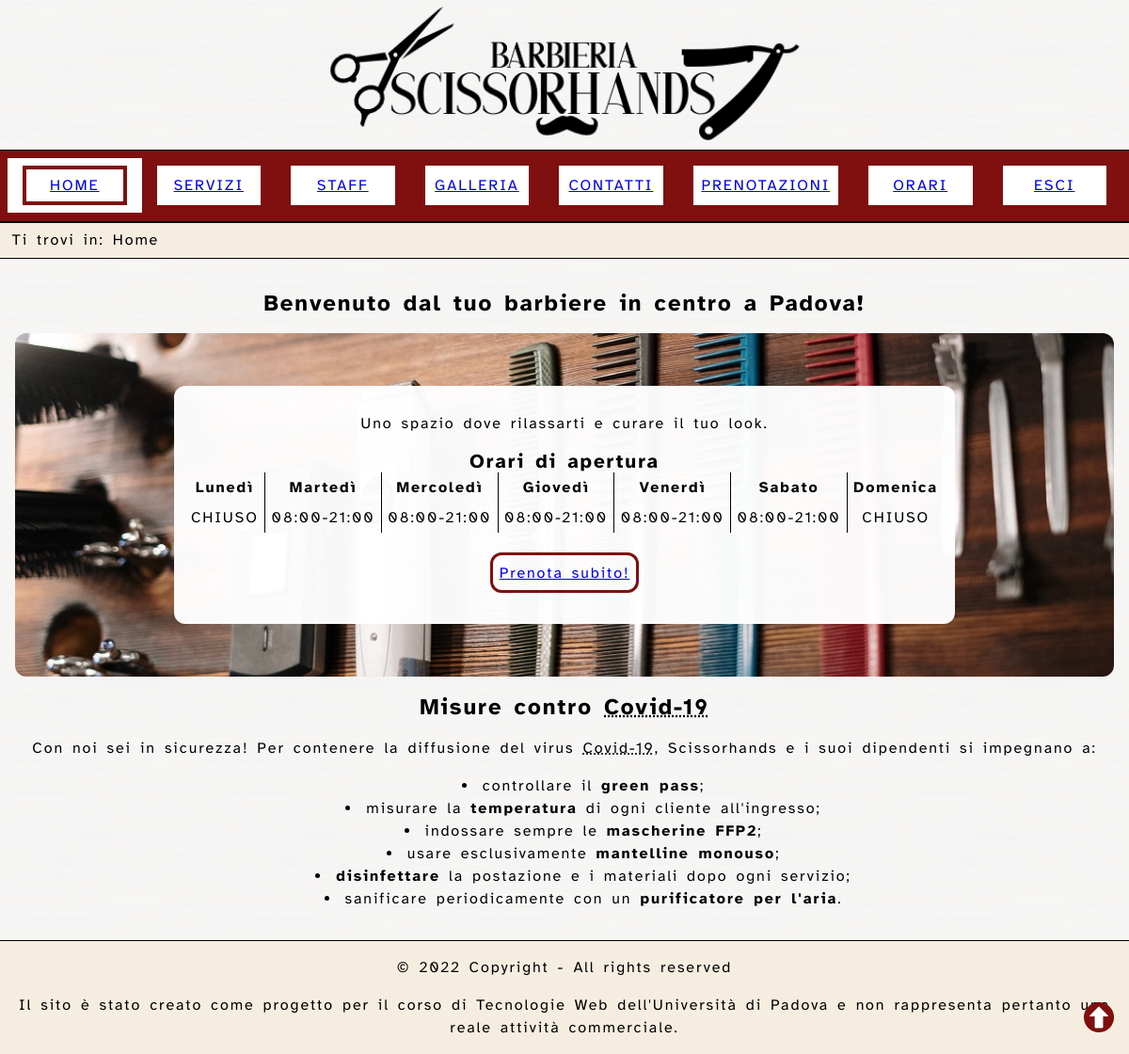
The page /controllers/index.php (signed in) on the database its author committed.
### tables this page shows
CREATE TABLE IF NOT EXISTS `company` (
  `_id` INT UNSIGNED NOT NULL AUTO_INCREMENT,
  `name` varchar(100) NOT NULL,
  `open_at` INT UNSIGNED NOT NULL,
  `close_at` INT UNSIGNED NOT NULL,
  `days` set(
      'MON',
      'TUE',
      'WED',
      'THU',
      'FRI',
      'SAT',
      'SUN'
    ) NOT NULL,
  `book_before` INT UNSIGNED NOT NULL,
  `book_after` INT UNSIGNED NOT NULL,
  `owner` INT UNSIGNED NOT NULL,
  PRIMARY KEY (`_id`),
    KEY `FK__owner_azienda` (`owner`) USING BTREE,
  CONSTRAINT `FK__owner_azienda` FOREIGN KEY (`owner`) REFERENCES `owner` (`_id`) ON UPDATE CASCADE
);

### models/helper.php (called while the page is built, shortened)
<?php
class DBHelper {
    private $conn;
    public function __construct() {
        $this->conn = new mysqli(static::HOST_DB, static::USERNAME, static::PASSWORD, static::DATABASE_NAME);
    }
    public function prepare($query): mysqli_stmt {
        $ret = $this->conn->prepare($query);
        return $ret;
    }
}

### models/company.php (called while the page is built, shortened)
<?php
require_once __DIR__."/helper.php";
class Company extends DBHelper {
    public function get() {
        $stmt = $this->prepare("SELECT * FROM company WHERE _id = 1 LIMIT 1");
        $stmt->execute();
        $res = $stmt->get_result();
        return $res->fetch_assoc();
    }
}

### services/public/company.php (called while the page is built, shortened)
<?php
require_once __DIR__ . '/../../models/company.php';
class PublicCompanyService {
    public static function get() {
        return (new Company())->get();
    }
}

### controllers/components/orari_apertura.php (called while the page is built)
<?php
require_once '../services/public/company.php';
require_once '../services/helpers.php';
function orariApertura(){
    $out = file_get_contents(__DIR__.'/../../views/components/orari_apertura.html');
    $company = PublicCompanyService::get();
    $orarioApertura = date('H:i', $company["open_at"]);
    $orarioChiusura = date('H:i', $company["close_at"]);
    $days = parseDaysSet($company["days"]);
    foreach($days as $day => $isopen)  {
        if($isopen)
            $out = str_replace("%DAY_$day%", "$orarioApertura-$orarioChiusura", $out);
        else
            $out = str_replace("%DAY_$day%", "CHIUSO", $out);
    }
    return $out;
}

### services/helpers.php (called while the page is built, shortened)
<?php
function parseDaysSet(string $days) {
    $arr = explode(',', $days);
    return [
        in_array('MON', $arr),
        in_array('TUE', $arr),
        in_array('WED', $arr),
        in_array('THU', $arr),
        in_array('FRI', $arr),
        in_array('SAT', $arr),
        in_array('SUN', $arr),
    ];
}

### controllers/components/header.php (called while the page is built, shortened)
<?php
require_once __DIR__.'/menu.php';
require_once __DIR__.'/breadcrumb.php';
function _header(array $paths = [], $dont_print_breadcrumb = false) {
    $template = file_get_contents(__DIR__.'/../../views/components/header.html');
    $out = $template;
	if(isset($_SESSION["type"]))
    	$menu = _menu($_SESSION["type"]);
	else
		$menu = _menu();
    $out = str_replace('%NAVMENU%', $menu, $out);
    if ($dont_print_breadcrumb) $breadcrumb = "";
    else $breadcrumb = _breadcrumb($paths);
    $out = str_replace('%NAVBREADCRUMB%', $breadcrumb, $out);
    return $out;
}

### controllers/components/meta_index.php (called while the page is built)
<?php
function _meta_index(bool $index){
    if($index)
        return $out = "<meta name='keywords' content='%KEYWORDS%' /> \n    <meta name='description' content='%DESCRIPTION%' />";
    else
        return $out = '<meta name="robots" content="noindex"/>';
}

### controllers/components/page.php (called while the page is built)
<?php
require_once __DIR__.'/footer.php';
function page($title) {
    $template = file_get_contents(__DIR__.'/../../views/components/page.html');
    $out = $template;
    $out = str_replace('%TITLE%', $title, $out);
    $footer = _footer();
    $out = str_replace('%FOOTER%', $footer, $out);
    return $out;
}

### controllers/components/footer.php (called while the page is built)
<?php
function _footer() {
    $template = file_get_contents(__DIR__.'/../../views/components/footer.html');
    $out = $template;
    return $out;
}

### controllers/index.php (the view)
<?php
require_once 'components/page.php';
require_once 'components/header.php';
require_once 'components/orari_apertura.php';
require_once 'components/meta_index.php';
$pagina = page('Home - Scissorhands');
$meta_index = _meta_index(true);
$pagina = str_replace('%META_INDEX%', $meta_index, $pagina);
$header = _header();
$main = file_get_contents('../views/index.html');
$orariApertura = orariApertura();
$main = str_replace('%ORARIAPERTURA%' , $orariApertura, $main);
$pagina = str_replace('%DESCRIPTION%', "Barbieria in centro a Padova e servizi di taglio per curare il proprio aspetto e rilassarsi." ,$pagina);
$pagina = str_replace('%KEYWORDS%', "scissorhands, Padova, centro, barbiere, barbieria, parrucchiere, barba, capelli, orari, prenota",$pagina);
$pagina = str_replace('%HEADER%', $header, $pagina);
$pagina = str_replace('%MAIN%', $main, $pagina);
echo $pagina;
?>

### controllers/index.css (style rules this page uses)
body { margin: 0; letter-spacing: 0.12em; line-height: 1.5em; word-spacing: 0.16em; position: relative; font-family: AtkinsonHyperlegible, Helvetica, Arial, sans-serif; background: url('static/img/pattern2.jpg') repeat; background-size: 15em; }
p { line-height: 1.5em; }
header#page-header { display: block; position: relative; }
header#page-header>nav { display: block; }
header h1 { background-image: url('static/img/logo_bscissorhands.png'); background-color: rgba(255,255,255,.95); background-position: center; background-size: contain; background-repeat: no-repeat; text-indent: -9999999em; font-size: 8em; margin: 0; line-height: normal; }
h2 { text-align: center; }
nav#menu { padding: 0.5em; border-top: 0.01em solid #000; border-bottom: 0.01em solid #000; background-color: #800F0F; position: relative; min-height: 4.8em; text-align: center; box-sizing: border-box; }
nav#menu ul { padding: 0; margin: 0; list-style: none; display: flex; flex-flow: row nowrap; }
nav#breadcrumb { padding: 0.4em 0.8em; border-top: 0.01em solid black; border-bottom: 0.01em solid black; background: #F5EEE0; position: relative; }
nav#breadcrumb ol { display: inline; list-style: none; padding: 0; }
nav#breadcrumb li a { display: inline; }
nav#breadcrumb span { margin: 0; }
nav#breadcrumb ol { list-style: none; display: inline-block; margin: 0; padding: 0; }
nav#breadcrumb ol li { display: inline-block; }
footer#page-footer { border-top: 0.05em solid #000; background-color: #F5EEE0; width: 100%; position: relative; display: inline-block; }
footer#page-footer p { text-align: center; }
div#floating-btn { position: fixed; bottom: 0; right: 0; padding: 0.5em; }
div#floating-btn a { display: block; border-radius: 0.5em; text-decoration: none; padding: 0.5em; }
main { padding: 1em; margin: 0 auto; position: relative; width: 1200px; box-sizing: border-box; background-color: rgba(255,255,255,.95); }
@media only screen and (max-width: 1200px) { main { width: 100%; } }
section#benvenuto div.img-wrap { background: url('static/img/table.jpg'); background-position: center; background-repeat: no-repeat; background-size: cover; display: flex; align-items: center; justify-content: center; padding: 3.5em 0.5em; border-radius: 0.75em; }
section#benvenuto div.img-wrap div.content { background-color: rgba(255, 255, 255, 0.97); padding: 0.75em; text-align: center; border-radius: 0.75em; }
section#misureSicurezza { text-align: center; list-style-position: inside; }
table#orari-apertura { border: none; border-collapse: collapse; }
table#orari-apertura th, table#orari-apertura td { border-right: 0.01em solid #000; padding: 0.25em 0.4em; text-align: center; }
table#orari-apertura th:last-child, table#orari-apertura td:last-child { border-right: none; }
table#orari-apertura caption { font-weight: bold; font-size: 1.3em; text-align: center; }
section#benvenuto div.content>* { box-sizing: border-box; }
table#orari-apertura { margin-left: auto; margin-right: auto; }
section#benvenuto a#link-prenota { display: inline-block; margin: 1.3em 0 1.3em; padding: 0.4em; border: solid; border-color: #800F0F; border-radius: 0.75em; }

### controllers/print.css (style rules this page uses)
body { letter-spacing: 0.075em; font-family: 'Times New Roman', Times, serif; font-size: 12pt; }
header h1 { display: block; margin: auto; padding: 0em; border: 0em; margin-bottom: 0em; content: url('static/img/logo_bscissorhands.png'); }
nav#menu { padding: 0em; border: 0em; height: 0em; min-height: 0em; }
nav#menu ul { display: none; }
div#floating-btn { display: none; }
main { width: 50em; }

### rows shown on the page
company: pagina "Benvenuto dal tuo barbiere in centro a Padova! Uno spazio dove rilassarti e curare il tuo look . Orari di apertura Lunedì Martedì Mercoledì Giovedì Venerdì Sabato Domenica CHIUSO 08:00-21:00 08:00-21:00 08:00-21:00 08:00-21:00 08:00-21:00 CHIUSO Prenota subito! Misure contro Covid-19 Con noi sei in sicurezza! Per contenere la diffusione del virus Covid-19 , Scissorhands e i suoi dipendenti si impegnano a: controllare il green pass ; misurare la temperatura di ogni cliente all'ingresso; indossare sempre le mascherine FFP2 ; usare esclusivamente mantelline monouso ; disinfettare la postazione e i materiali dopo ogni servizio; sanificare periodicamente con un purificatore per l'aria . © 2022…", open_at+close_at (picture)

### other values the page prints
$name "HOME"
$name "SERVIZI"
$name "STAFF"
$name "GALLERIA"
$name "CONTATTI"
$name "PRENOTAZIONI"
$name "ORARI"
$name "ESCI"
